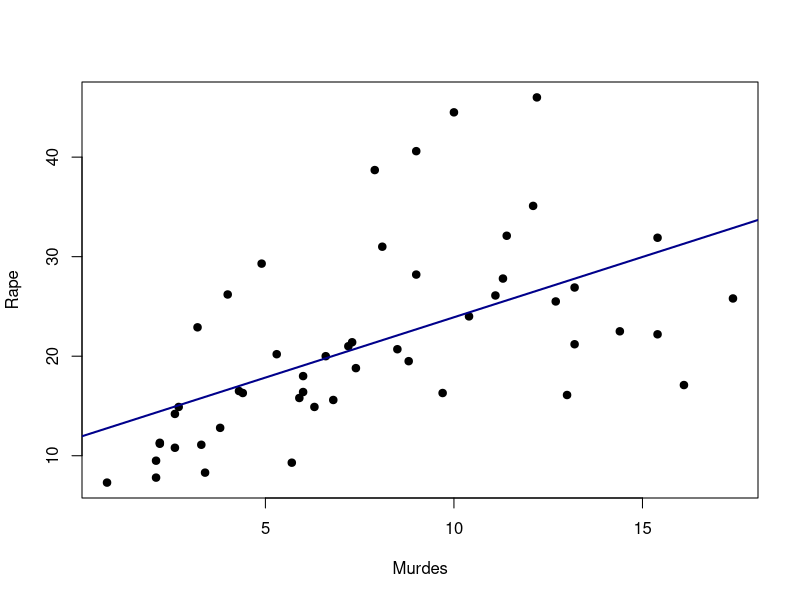

The R script that drew this image:
#Funciones

sucesor <- function(num=0) {
  #Valor por defecto: = 0
  num2 <- num+1
  num2 
  }
sucesor()

diferencia_Cuadrado <- function(y=0,x=0) {
  Dif_Val = abs(x^2 - y^2)
  Dif_Val
}
diferencia_Cuadrado(13,4)
diferencia_Cuadrado(x=13,y=4)

#Data USArrests

data(USArrests)
View(USArrests)

str(USArrests)
dim(USArrests)

sapply(USArrests, class)
sapply(USArrests, function(x) sum(is.na(x))) #na.rm=TRUE ; mean, sd, var; lenth
sapply(USArrests, function(x) sum(x==0))

media_col <- function(x) {
  media <- round(sum(x)/length(x), digits = 2)
  media
}

media_col(USArrests$Murder)
mean(USArrests$Murder)
round(sd(USArrests$Murder),2)

#Loops
n<- dim(USArrests) #Filas x Columnas
n
n[2] # valor de la segunda columna

USArrests[,2]

for (i in 1:n[2]) {
 media <- round(mean(USArrests[ ,i]), digits = 2)
 print(media)
}

#Graficas
regress <- lm(Rape ~ Murder, data= USArrests)
plot(x=USArrests$Murder,USArrests$Rape, pch= 19, xlab = "Murdes", ylab = "Rape") 
abline(regress, lty =1,lwd=2, col="dark blue")

summary(regress)

#tapply, sapply, lapply

data(attenu)

#sapply (Brinda informacion como arreglo)

sapply(attenu, class)
str(attenu)
unique(attenu$station)

sapply(attenu, function(x) sum(is.na(x))) # Stattion tiene 16 valores faltantes
sapply(attenu, function(x) sum(x==0)) 
sapply(attenu, function(x) sum(x==0 , na.rm = T)) #Valores faltantes ; No hay valores nulos

#tapply : me ayuda a sacar estadisticos con respecto a varias variables 
#(Brinda informacion como DataFrame)
unique(attenu$event)
tapply(X=attenu$dist, INDEX = attenu$event, FUN= mean) # Media de la dis por cada evento (solo mayusculas)
tapply(attenu$dist, attenu$station, FUN = mean) #Por default omite los NA

#lapply: (Brinda informacion como Lista)
lapply(X=attenu$dist, INDEX = attenu$event, FUN= mean) # Media de la dis por cada evento (solo mayusculas)
lista <-lapply(X = attenu, function(x) sum(is.na(x)))
unlist(lista) -> lista
lista







